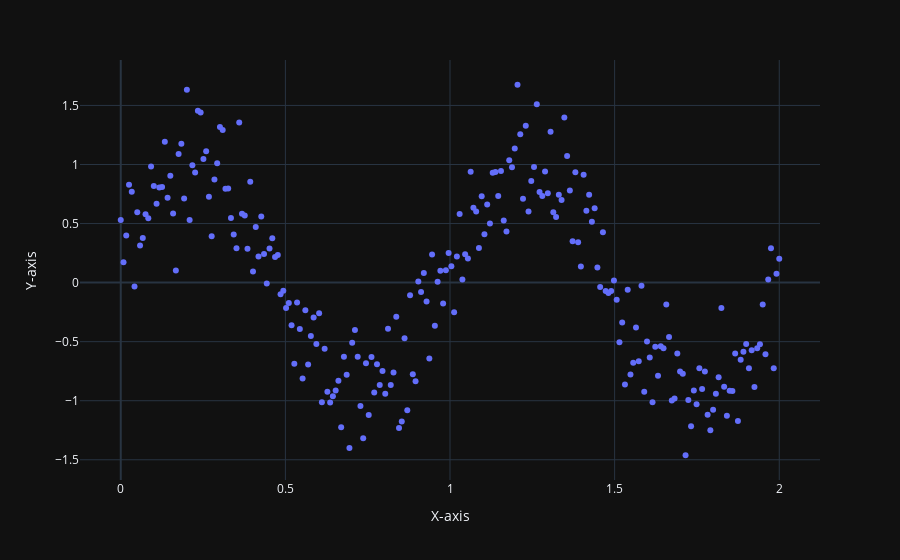

Notebook code for this chart:
### Markdown cell above
Plot the generated data:

### Code cell
fig = px.scatter(x=data[:, 0], y=data[:, 1], labels={'x': 'X-axis', 'y': 'Y-axis'})
fig.show()

### Figure 1 — Plotly figure (JSON) as saved in the notebook; plotly's stock layout.template omitted (floating-point values rounded to 4 significant figures; data arrays with more than 128 entries replaced by an {"elided": "..."} marker saying what was removed)
{"data": [{"hovertemplate": "X-axis=%{x}<br>Y-axis=%{y}<extra></extra>", "legendgroup": "", "marker": {"color": "#636efa", "symbol": "circle"}, "mode": "markers", "name": "", "orientation": "v", "showlegend": false, "x": {"elided": "240 float values"}, "xaxis": "x", "y": {"elided": "240 float values"}, "yaxis": "y", "type": "scatter"}], "layout": {"xaxis": {"anchor": "y", "domain": [0.0, 1.0], "title": {"text": "X-axis"}}, "yaxis": {"anchor": "x", "domain": [0.0, 1.0], "title": {"text": "Y-axis"}}, "legend": {"tracegroupgap": 0}, "margin": {"t": 60}}}
